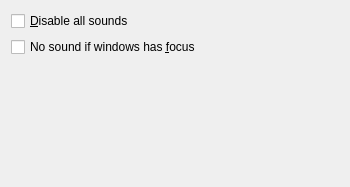
<ui version="4.0" >
 <class>SoundUserConfigBase</class>
 <widget class="QWidget" name="SoundUserConfigBase" >
  <property name="geometry" >
   <rect>
    <x>0</x>
    <y>0</y>
    <width>350</width>
    <height>187</height>
   </rect>
  </property>
  <property name="windowTitle" >
   <string></string>
  </property>
  <layout class="QVBoxLayout" >
   <property name="margin" >
    <number>11</number>
   </property>
   <property name="spacing" >
    <number>6</number>
   </property>
   <item>
    <widget class="QCheckBox" name="chkDisable" >
     <property name="text" >
      <string>&amp;Disable all sounds</string>
     </property>
    </widget>
   </item>
   <item>
    <widget class="QCheckBox" name="chkActive" >
     <property name="text" >
      <string>No sound if windows has &amp;focus</string>
     </property>
    </widget>
   </item>
   <item>
    <widget class="ListView" native="1" name="lstSound" />
   </item>
  </layout>
 </widget>
 <customwidgets>
  <customwidget>
   <class>ListView</class>
   <extends>QWidget</extends>
   <header>listview.h</header>
  </customwidget>
 </customwidgets>
 <tabstops>
  <tabstop>chkDisable</tabstop>
  <tabstop>chkActive</tabstop>
 </tabstops>
 <resources/>
 <connections/>
</ui>
